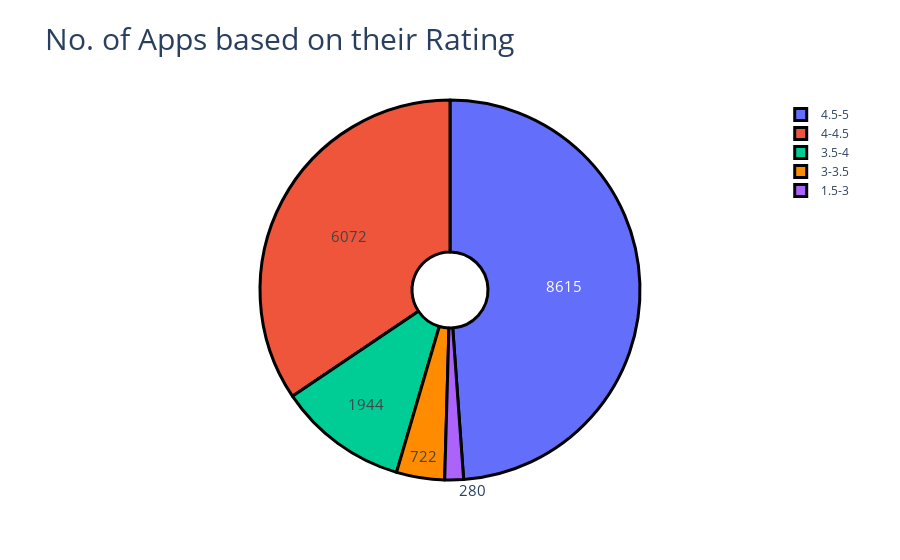

Notebook cell for this chart:
### Markdown cell above
# 4. analysis based on rating using donut piechart

### Code cell
# analysis based on rating
labels=["1.5-3","3-3.5","3.5-4","4-4.5","4.5-5"]
values=[
       (df["Rating"]<3).sum(),
       (df["Rating"]<3.5).sum(),
       (df["Rating"]<4).sum(),
       (df["Rating"]<4.5).sum(),
       (df["Rating"]<5).sum()]
fig=go.Figure(data=[go.Pie(labels=labels,values=values,hole=0.2)])
fig.update_traces(hoverinfo="label+value+percent",textinfo="value",textfont_size=15,
                 marker=dict(colors=colors,line=dict(color="black",width=3)))
fig.update_layout(title="No. of Apps based on their Rating",titlefont={"size":30})
fig.show()

### Figure 1 — Plotly figure (JSON) as saved in the notebook; plotly's stock layout.template omitted (floating-point values rounded to 4 significant figures)
{"data": [{"hole": 0.2, "hoverinfo": "label+value+percent", "labels": ["1.5-3", "3-3.5", "3.5-4", "4-4.5", "4.5-5"], "marker": {"colors": ["mediumlateblue", "darkorange"], "line": {"color": "black", "width": 3}}, "textfont": {"size": 15}, "textinfo": "value", "type": "pie", "values": [280, 722, 1944, 6072, 8615]}], "layout": {"title": {"font": {"size": 30}, "text": "No. of Apps based on their Rating"}}}
